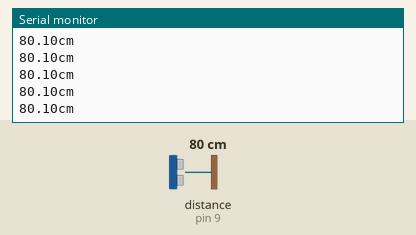
Recording of a sketch running on a simulated Arduino Uno, built with avr-gcc and run on an emulated ATmega328P. Parts: the last lines printed to the serial monitor. Wiring (inferred from the names in the program): ultrasonic range finder: trigger pin 8; echo pin 9. The inputs (shaded band) are chosen by the test bench; at power-on: distance to the obstacle (sensor on pin 9) 80 cm. The echo pulse lasts 58.3 µs per cm.

Above: at 1.2 s.
1.3 s: distance to the obstacle (sensor on pin 9) set to 2 cm
At 2.3 s:
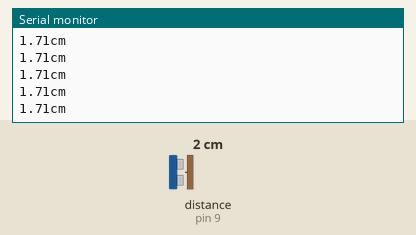
4.3 s: distance to the obstacle (sensor on pin 9) set to 120 cm
At 5.3 s:
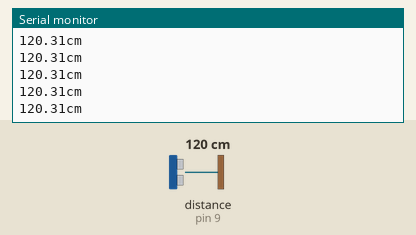
Timing chart, 0 to 7.3 s (numbered marks = the images above; inputs shaded):
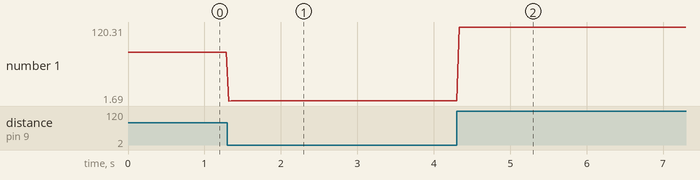

Measured:
- after the input at 1.3 s, the serial monitor: prints a new line at once (image 1)
- after the input at 4.3 s, the serial monitor: prints a new line at once (image 2)
- plotted number 1: 80.1 → 1.71 after the input at 1.3 s, 1.71 → 120.31 after the input at 4.3 s

The sketch:

Ultrasonic.ino
```cpp
int trig = 8; // PIN 8
int echo = 9; // PIN 9

void setup() {
  Serial.begin(19200);

  pinMode(trig, OUTPUT);
  pinMode(echo, INPUT);


}

void loop() {
  digitalWrite(trig,LOW);
  digitalWrite(echo,LOW);
  delayMicroseconds(2);
  digitalWrite(trig,HIGH);
  delayMicroseconds(10);
  digitalWrite(trig,LOW);

  unsigned long duration = pulseIn(echo, HIGH);

  float distance = duration /29.0/2.0;

  Serial.print(distance);
  Serial.println("cm");
  delay(30);
}
```
